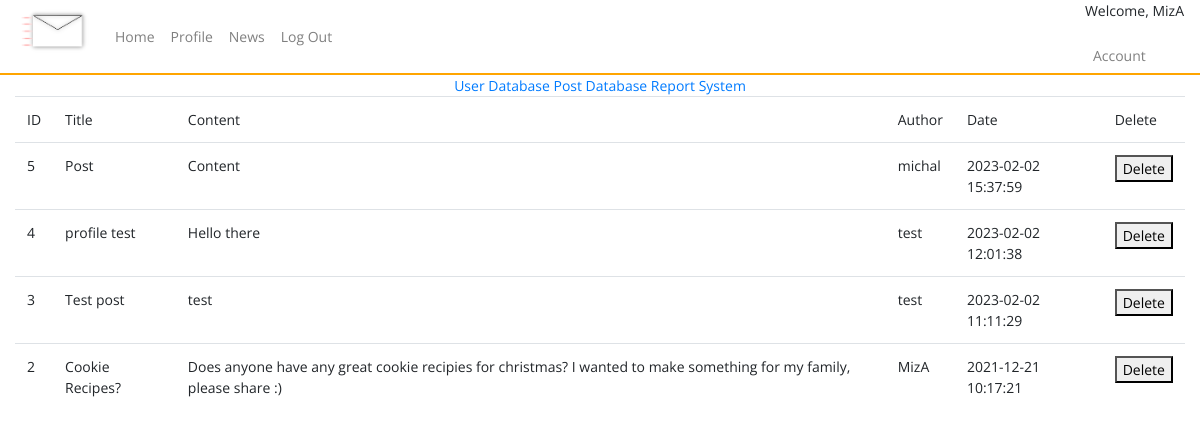
The page /admin/posts (signed in) on the database its author committed.
### tables this page shows
CREATE TABLE posts (
    ID INTEGER PRIMARY KEY AUTOINCREMENT,
    title TEXT NOT NULL,
    content TEXT NOT NULL,
    by_user TEXT NOT NULL,
    created_at timestamp default current_timestamp
);

### app.py (the view)
@app.route("/admin/posts")
def admin_posts():
    if not session.get('username'):
        return redirect(url_for('home'))
    post_table=query_db('SELECT * FROM posts ORDER BY created_at DESC')
    return render_template("post_database.html", post_table = post_table)

### app.py (called while the page is built)
def query_db(query, args=(), one=False):
    con = g._database = sqlite3.connect(DATABASE)
    con.row_factory = sqlite3.Row
    cur = con.execute(query, args)
    rv = cur.fetchall()
    cur.close()
    return (rv[0] if rv else None) if one else rv

### templates/post_database.html (shortened to what this page needs)
{% include "admin.html" %}
<div class="container-fluid col">
    <table class="table">
        <tr>
            <td>ID</td>
            <td>Title</td>
            <td>Content</td>
            <td>Author</td>
            <td>Date</td>
            <td>Delete</td>
        </tr>
        <tr>
            {% for post in post_table %}
            <td>{{post.ID}}</td>
            <td>{{post.title}}</td>
            <td>{{post.content}}</td>
            <td>{{post.by_user}}</td>
            <td>{{post.created_at}}</td>
            <td><button type="button" onClick="{{url_for}}">Delete</td></tr>
            {% endfor %}
        </table>
    </div>

### templates/nav.html (shortened to what this page needs)
<nav class="navbar nav-main navbar-expand-lg navbar-light">
    <a class="navbar-brand">
      <img src="{{url_for('static', filename='assets/logo.png')}}" alt="logo" style="height: 75px;">
    </a>
    <div class="collapse navbar-collapse" id="navbarNav">
      <ul class="navbar-nav">
        <li class="nav-item">
          <a class="nav-link" href="{{ url_for('posts') }}">Home</a>
        </li>
        <li class="nav-item">
          <a class="nav-link" href="{{ url_for('profile') }}">Profile</a>
        </li>
        <li class="nav-item">
          <a class="nav-link" href="{{ url_for('news') }}">News</a>
        </li>
        <li class="nav-item">
          <a class="nav-link" href="{{ url_for('logout') }}">Log Out</a>
        </li>
      </ul>
    </div>
    <div class="welcome-session">
      <p>Welcome, {{session.username}}</p>
      <ul class="navbar-nav">
        <li class="nav-item">
          <a class="nav-link" href="{{ url_for('account_settings') }}">Account</a>
        </li>
      </ul>
    </div>
  </nav>

### static/css/style.css (style rules this page uses)
body { font-family: 'Open Sans', sans-serif; font-weight: 400px; font-size: 14px; }
.nav-main { background-color: rgb(255, 255, 255); border-bottom: 2px solid orange; height: 75px; }
.welcome-session { text-align: right; }
.table { margin-left: auto; margin-right: auto; }

### rows shown on the page
posts: username "MizA", ID "2", title "Cookie Recipes?", content "Does anyone have any great cookie recipies for christmas? I wanted to make something for my family, please share :)", by_user "MizA", created_at "2021-12-21 10:17:21"
posts: ID "5", title "Post", content "Content", by_user "michal", created_at "2023-02-02 15:37:59"
posts: ID "4", title "profile test", content "Hello there", by_user "test", created_at "2023-02-02 12:01:38"
posts: ID "3", title "Test post", content "test", by_user "test", created_at "2023-02-02 11:11:29"
